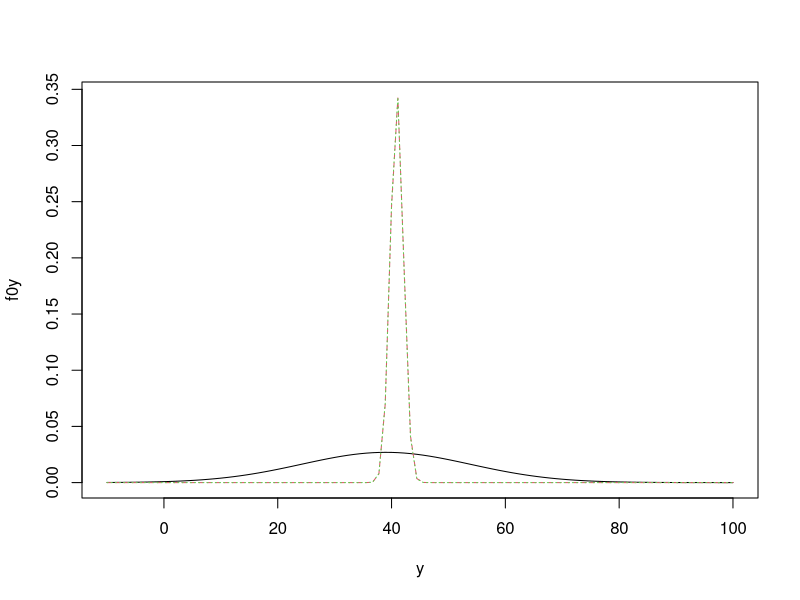
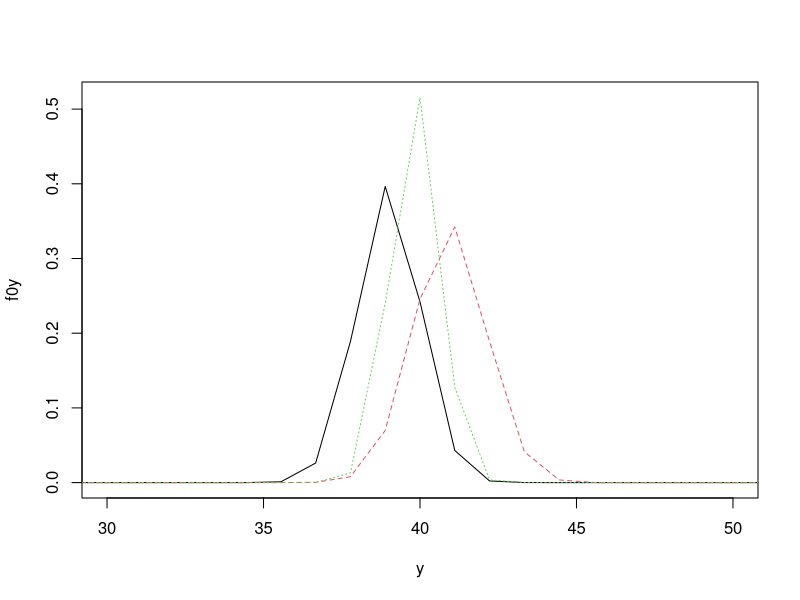
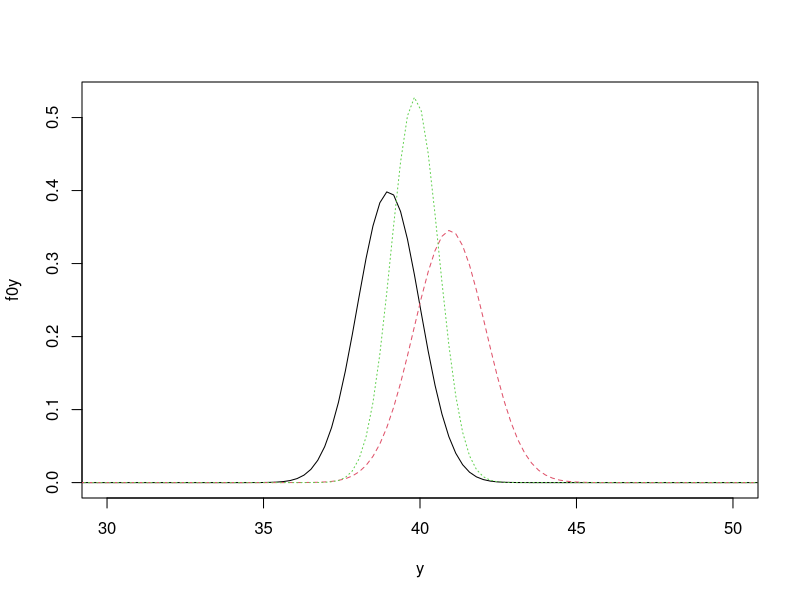
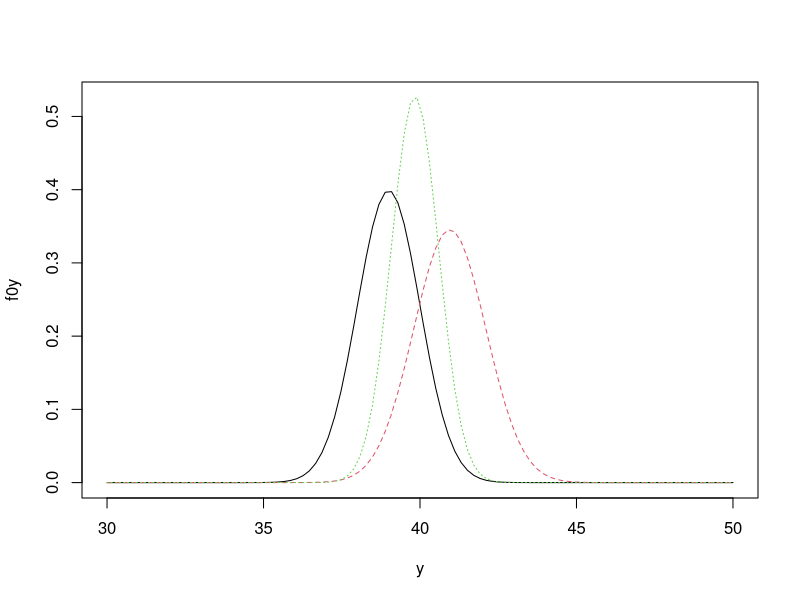

The R source for these figures, in order:
## ---- chunk 1
prob<-function(x){
  out<-min(length(x[x>0])/length(x),length(x[x<0])/length(x))
  out
}
## ---- chunk 2
xbar<-40.9533
sig2<-4
n<-3
th0<-39
sig20<-219.47
y<-seq(-10,100,,100)
f0y<-dnorm(y,th0,sqrt(sig20))
liky<-dnorm(y,xbar,sqrt(sig2/n))
sig21<-1/(n/sig2+1/sig20)
th1<-sig21*(n/sig2*xbar+th0/sig20)
f1y<-dnorm(y,th1,sqrt(sig21))
ymax<-max(f0y,liky,f1y)
plot(y,f0y,ylim=c(0,ymax),type="l")
lines(y,liky,lty=2,col=2)
lines(y,f1y,lty=3,col=3)
## ---- chunk 3
xbar<-40.9533
sig2<-4
n<-3
th0<-39
sig20<-1
y<-seq(-10,100,,100)
f0y<-dnorm(y,th0,sqrt(sig20))
liky<-dnorm(y,xbar,sqrt(sig2/n))
sig21<-1/(n/sig2+1/sig20)
th1<-sig21*(n/sig2*xbar+th0/sig20)
f1y<-dnorm(y,th1,sqrt(sig21))
ymax<-max(f0y,liky,f1y)
plot(y,f0y,ylim=c(0,ymax),type="l",xlim=c(30,50))
lines(y,liky,lty=2,col=2)
lines(y,f1y,lty=3,col=3)
## ---- chunk 4
xbar<-40.9533
sig2<-4
n<-3
th0<-39
sig20<-1
y<-seq(-10,100,,500)
f0y<-dnorm(y,th0,sqrt(sig20))
liky<-dnorm(y,xbar,sqrt(sig2/n))
sig21<-1/(n/sig2+1/sig20)
th1<-sig21*(n/sig2*xbar+th0/sig20)
f1y<-dnorm(y,th1,sqrt(sig21))
ymax<-max(f0y,liky,f1y)
plot(y,f0y,ylim=c(0,ymax),type="l",xlim=c(30,50))
lines(y,liky,lty=2,col=2)
lines(y,f1y,lty=3,col=3)
## ---- chunk 5
xbar<-40.9533
sig2<-4
n<-3
th0<-39
sig20<-1
y<-seq(30,50,,100)
f0y<-dnorm(y,th0,sqrt(sig20))
liky<-dnorm(y,xbar,sqrt(sig2/n))
sig21<-1/(n/sig2+1/sig20)
th1<-sig21*(n/sig2*xbar+th0/sig20)
f1y<-dnorm(y,th1,sqrt(sig21))
ymax<-max(f0y,liky,f1y)
plot(y,f0y,ylim=c(0,ymax),type="l")
lines(y,liky,lty=2,col=2)
lines(y,f1y,lty=3,col=3)
## ---- chunk 6

